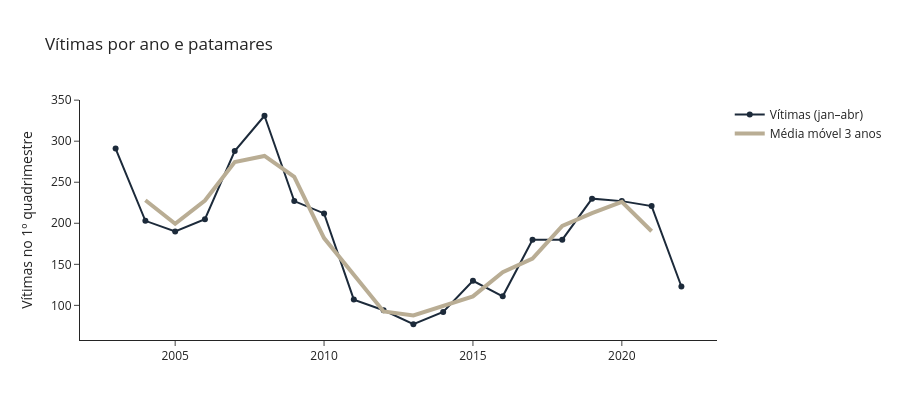

Here is the notebook cell this chart was saved with:
### Code cell
fig = go.Figure()
fig.add_scatter(x=df.ano, y=df.total_jan_abr, mode="lines+markers", name="Vítimas (jan–abr)", line_color="#1c2a3a")
fig.add_scatter(x=df.ano, y=df.media_movel_3a, mode="lines", name="Média móvel 3 anos", line=dict(color="#b9ad94", width=4))
for p, cor in zip(resumo["periodos"], ["#1f3a5f", "#2a7f78", "#c2501c"]):
    fig.add_shape(type="line", x0=p["ano_ini"]-.5, x1=p["ano_fim"]+.5, y0=p["media"], y1=p["media"], line=dict(color=cor, dash="dot"))
fig.update_layout(template="simple_white", title="Vítimas por ano e patamares", yaxis_title="Vítimas no 1º quadrimestre", height=420)
fig.show()

### Figure 1 — Plotly figure (JSON) as saved in the notebook; plotly's stock layout.template omitted (floating-point values rounded to 4 significant figures)
{"data": [{"line": {"color": "#1c2a3a"}, "mode": "lines+markers", "name": "Vítimas (jan–abr)", "type": "scatter", "x": [2003, 2004, 2005, 2006, 2007, 2008, 2009, 2010, 2011, 2012, 2013, 2014, 2015, 2016, 2017, 2018, 2019, 2020, 2021, 2022], "y": [291, 203, 190, 205, 288, 331, 227, 212, 107, 94, 77, 92, 130, 111, 180, 180, 230, 227, 221, 123]}, {"line": {"color": "#b9ad94", "width": 4}, "mode": "lines", "name": "Média móvel 3 anos", "type": "scatter", "x": [2003, 2004, 2005, 2006, 2007, 2008, 2009, 2010, 2011, 2012, 2013, 2014, 2015, 2016, 2017, 2018, 2019, 2020, 2021, 2022], "y": [NaN, 228.0, 199.3, 227.7, 274.7, 282.0, 256.7, 182.0, 137.7, 92.67, 87.67, 99.67, 111.0, 140.3, 157.0, 196.7, 212.3, 226.0, 190.3, NaN]}], "layout": {"height": 420, "shapes": [{"line": {"color": "#1f3a5f", "dash": "dot"}, "type": "line", "x0": 2002.0, "x1": 2010.0, "y0": 243.4, "y1": 243.4}, {"line": {"color": "#2a7f78", "dash": "dot"}, "type": "line", "x0": 2010.0, "x1": 2016.0, "y0": 101.8, "y1": 101.8}, {"line": {"color": "#c2501c", "dash": "dot"}, "type": "line", "x0": 2016.0, "x1": 2022.0, "y0": 193.5, "y1": 193.5}], "title": {"text": "Vítimas por ano e patamares"}, "yaxis": {"title": {"text": "Vítimas no 1º quadrimestre"}}}}
